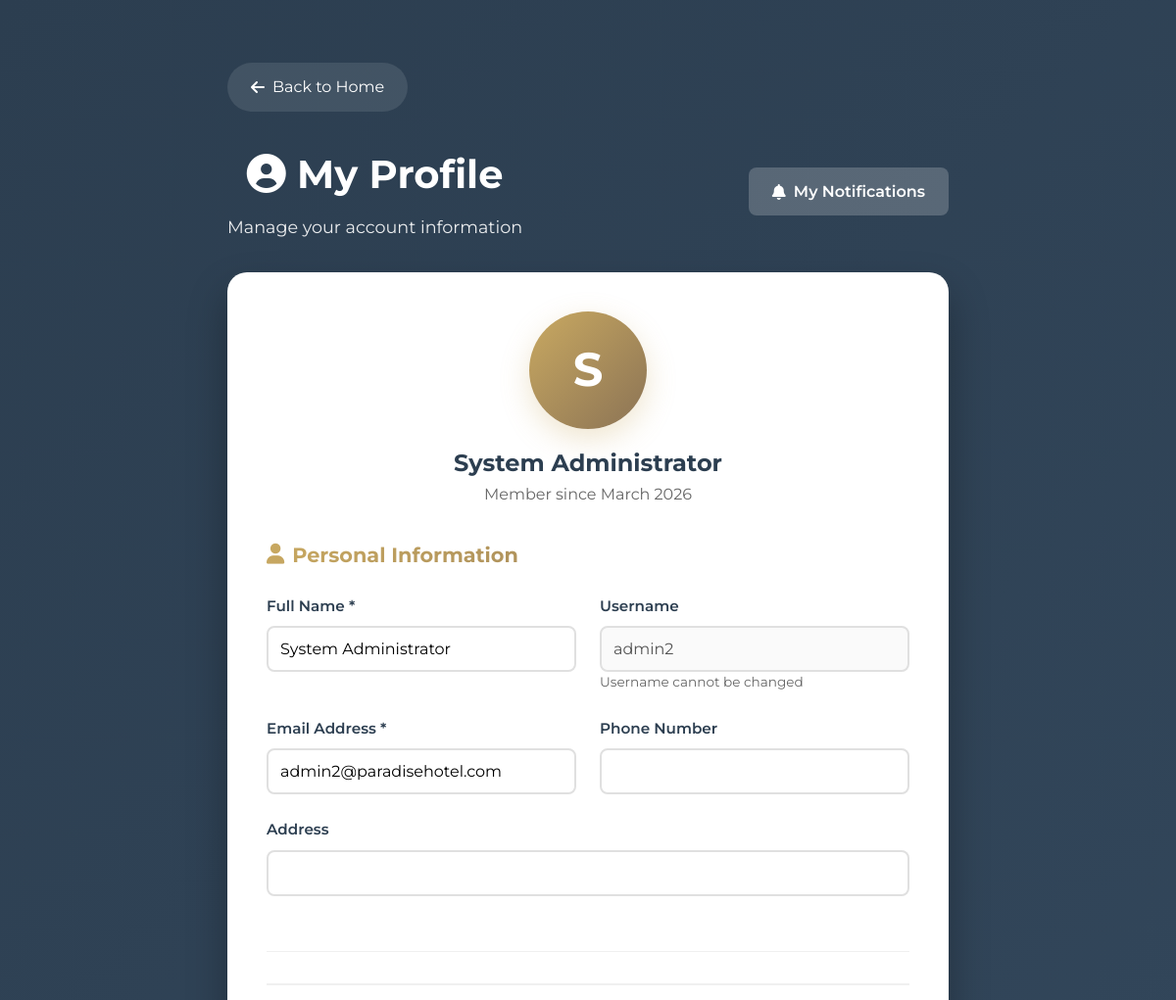
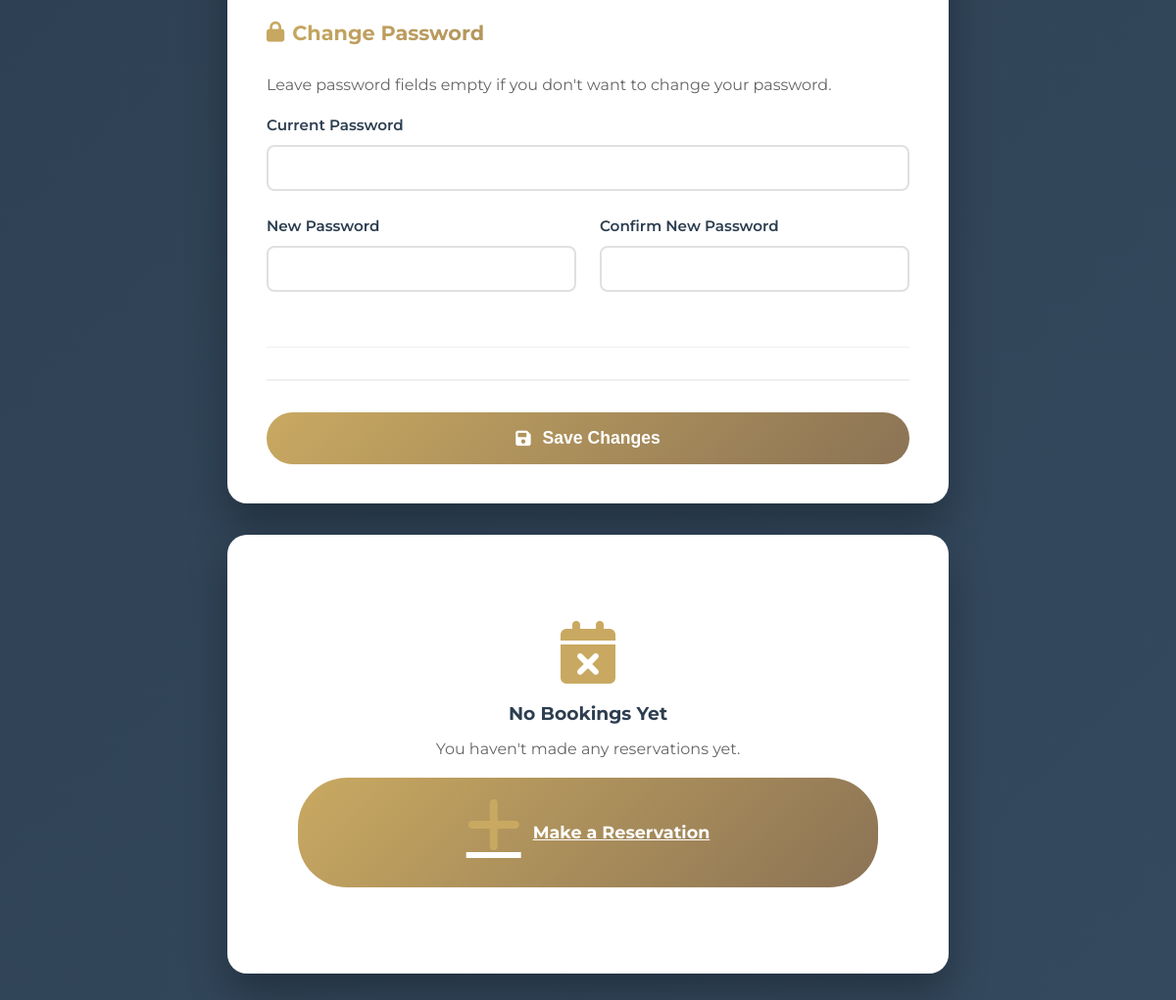
The app's page /profile.php (signed in) with its own data (2 pictures, top to bottom).
### tables this page shows
CREATE TABLE IF NOT EXISTS users (
    id INT(11) AUTO_INCREMENT PRIMARY KEY,
    username VARCHAR(50) UNIQUE NOT NULL,
    email VARCHAR(100) UNIQUE NOT NULL,
    password VARCHAR(255) NOT NULL,
    full_name VARCHAR(100) NOT NULL,
    phone VARCHAR(20),
    address TEXT,
    is_admin TINYINT(1) DEFAULT 0,
    email_verified TINYINT(1) DEFAULT 0,
    google_id VARCHAR(255),
    created_at TIMESTAMP DEFAULT CURRENT_TIMESTAMP
);

### config/auth.php (called while the page is built, shortened)
<?php
function getUserId() {
    return $_SESSION['user_id'] ?? null;
}
function getFirstName() {
    $fullName = $_SESSION['full_name'] ?? null;
    if ($fullName) {
        $nameParts = explode(' ', trim($fullName));
        return $nameParts[0];
    }
    return null;
}
?>

### profile.php (the view, shortened to what this page needs)
<?php
require_once 'config/auth.php';
$userId = getUserId();
$conn = getDBConnection();
$stmt = $conn->prepare("SELECT * FROM users WHERE id = ?");
$stmt->bind_param("i", $userId);
$stmt->execute();
$result = $stmt->get_result();
$user = $result->fetch_assoc();
$upcomingBookings = [];
$pastBookings = [];
?>
<!DOCTYPE html>
<html lang="en">
<head>
    <link rel="stylesheet" href="assets/css/main.css">
    <link rel="stylesheet" href="assets/css/booking.css">
    <link rel="stylesheet" href="https://cdnjs.cloudflare.com/ajax/libs/font-awesome/6.0.0/css/all.min.css">
</head>
<body class="profile-page">
    <div class="profile-container">
        <a href="index.php" class="back-link-profile">
            <i class="fas fa-arrow-left"></i>
            Back to Home
        </a>
        <div class="profile-header">
            <div style="display: flex; justify-content: space-between; align-items: center; width: 100%;">
                <div>
                    <h1><i class="fas fa-user-circle"></i> My Profile</h1>
                    <p>Manage your account information</p>
                </div>
                <a href="notifications.php" style="background: rgba(255,255,255,0.2); color: white; padding: 0.75rem 1.5rem; border-radius: 8px; text-decoration: none; font-weight: 600; display: flex; align-items: center; gap: 0.5rem; transition: all 0.3s ease;">
                    <i class="fas fa-bell"></i>
                    <span>My Notifications</span>
                </a>
            </div>
        </div>
        <div class="profile-card">
            <div class="profile-avatar">
                <div class="avatar-circle">
                    <?php echo strtoupper(substr(getFirstName() ?? 'U', 0, 1)); ?>
                </div>
                <h2 style="margin-top: 1rem; color: #2C3E50;"><?php echo htmlspecialchars($user['full_name']); ?></h2>
                <p style="color: #666;">Member since <?php echo date('F Y', strtotime($user['created_at'])); ?></p>
            </div>
            <form method="POST" action="">
                <div class="section-title">
                    <i class="fas fa-user"></i>
                    Personal Information
                </div>
                <div class="form-section">
                    <div class="form-row">
                        <div class="form-group">
                            <label for="full_name">Full Name *</label>
                            <input type="text" id="full_name" name="full_name" required
                                   value="<?php echo htmlspecialchars($user['full_name']); ?>">
                        </div>
                        <div class="form-group">
                            <label for="username">Username</label>
                            <input type="text" id="username" value="<?php echo htmlspecialchars($user['username']); ?>" disabled>
                            <small style="color: #666; font-size: 0.85rem;">Username cannot be changed</small>
                        </div>
                    </div>
                    <div class="form-row">
                        <div class="form-group">
                            <label for="email">Email Address *</label>
                            <input type="email" id="email" name="email" required
                                   value="<?php echo htmlspecialchars($user['email']); ?>">
                        </div>
                        <div class="form-group">
                            <label for="phone">Phone Number</label>
                            <input type="tel" id="phone" name="phone"
                                   value="<?php echo htmlspecialchars($user['phone'] ?? ''); ?>">
                        </div>
                    </div>
                    <div class="form-row">
                        <div class="form-group">
                            <label for="address">Address</label>
                            <input type="text" id="address" name="address"
                                   value="<?php echo htmlspecialchars($user['address'] ?? ''); ?>">
                        </div>
                    </div>
                </div>
                <hr class="section-divider">
                <div class="section-title">
                    <i class="fas fa-lock"></i>
                    Change Password
                </div>
                <div class="form-section">
                    <p style="color: #666; margin-bottom: 1rem;">Leave password fields empty if you don't want to change your password.</p>
                    <div class="form-row">
                        <div class="form-group">
                            <label for="current_password">Current Password</label>
                            <input type="password" id="current_password" name="current_password">
                        </div>
                    </div>
                    <div class="form-row">
                        <div class="form-group">
                            <label for="new_password">New Password</label>
                            <input type="password" id="new_password" name="new_password" minlength="6">
                        </div>
                        <div class="form-group">
                            <label for="confirm_password">Confirm New Password</label>
                            <input type="password" id="confirm_password" name="confirm_password" minlength="6">
                        </div>
                    </div>
                </div>
                <div class="form-actions">
                    <button type="submit" class="btn-submit">
                        <i class="fas fa-save"></i> Save Changes
                    </button>
                </div>
            </form>
        </div>
        <?php if (count($upcomingBookings) === 0 && count($pastBookings) === 0): ?>
        <div class="profile-card" style="margin-top: 2rem;">
            <div class="no-bookings">
                <i class="fas fa-calendar-times"></i>
                <h3>No Bookings Yet</h3>
                <p>You haven't made any reservations yet.</p>
                <a href="booking.php" class="btn-submit" style="margin-top: 1rem;">
                    <i class="fas fa-plus"></i> Make a Reservation
                </a>
            </div>
        </div>
        <?php endif; ?>
    </div>
</body>
</html>

### assets/css/main.css (style rules this page uses)
* { margin: 0; padding: 0; box-sizing: border-box; }
body { font-family: 'Montserrat', sans-serif; line-height: 1.6; color: #333; overflow-x: hidden; background: linear-gradient(135deg, #2C3E50 0%, #34495E 100%); background-attachment: fixed; min-height: 100vh; }
.section-title { font-size: 3rem; font-weight: 700; color: #2C3E50; margin-bottom: 1rem; background: linear-gradient(135deg, #C9A961 0%, #8B7355 100%); -webkit-background-clip: text; -webkit-text-fill-color: transparent; background-clip: text; }

### assets/css/booking.css (style rules this page uses)
.form-section { margin-bottom: 2rem; padding-bottom: 2rem; border-bottom: 1px solid #f0f0f0; }
.form-row { display: grid; grid-template-columns: repeat(auto-fit, minmax(250px, 1fr)); gap: 1.5rem; margin-bottom: 1.5rem; }
.form-group { display: flex; flex-direction: column; }
.form-group label { color: #2C3E50; font-weight: 600; margin-bottom: 0.5rem; font-size: 0.95rem; }
.form-group input, .form-group select, .form-group textarea { padding: 0.75rem; border: 2px solid #e0e0e0; border-radius: 8px; font-size: 1rem; font-family: inherit; transition: all 0.3s ease; }
.form-actions { margin-top: 2rem; padding-top: 2rem; border-top: 2px solid #f0f0f0; }
.btn-submit { width: 100%; background: linear-gradient(135deg, #C9A961 0%, #8B7355 100%); color: white; border: none; padding: 1rem; border-radius: 50px; font-size: 1.1rem; font-weight: 700; cursor: pointer; transition: all 0.3s ease; display: flex; align-items: center; justify-content: center; gap: 0.75rem; }

### profile.php (style rules this page uses)
.profile-page { background: linear-gradient(135deg, #2C3E50 0%, #34495E 100%); min-height: 100vh; padding: 2rem 0; }
.profile-container { max-width: 800px; margin: 0 auto; padding: 2rem; }
.profile-header { text-align: center; color: white; margin-bottom: 2rem; }
.profile-header h1 { font-size: 2.5rem; margin-bottom: 0.5rem; }
.profile-header p { font-size: 1.1rem; opacity: 0.9; }
.profile-card { background: white; border-radius: 20px; padding: 2.5rem; box-shadow: 0 20px 40px rgba(0, 0, 0, 0.3); }
.profile-avatar { text-align: center; margin-bottom: 2rem; }
.avatar-circle { width: 120px; height: 120px; border-radius: 50%; background: linear-gradient(135deg, #C9A961 0%, #8B7355 100%); display: inline-flex; align-items: center; justify-content: center; font-size: 3rem; color: white; font-weight: 700; box-shadow: 0 10px 30px rgba(201, 169, 97, 0.3); }
.section-divider { border: none; border-top: 2px solid #f0f0f0; margin: 2rem 0; }
.section-title { color: #2C3E50; font-size: 1.3rem; font-weight: 700; margin-bottom: 1.5rem; display: flex; align-items: center; gap: 0.5rem; }
.section-title i { color: #C9A961; }
.back-link-profile { display: inline-flex; align-items: center; gap: 0.5rem; color: white; text-decoration: none; padding: 0.75rem 1.5rem; background: rgba(255, 255, 255, 0.1); border-radius: 50px; transition: all 0.3s ease; margin-bottom: 2rem; }
.no-bookings { text-align: center; padding: 3rem 2rem; color: #666; }
.no-bookings i { font-size: 4rem; color: #C9A961; margin-bottom: 1rem; }
.no-bookings h3 { color: #2C3E50; margin-bottom: 0.5rem; }

### records on screen
users: full_name "System Administrator", created_at "March 2026", username "admin2", email "admin2@paradisehotel.com"

### other values on screen
substr(getFirstName() ?? 'U', 0, 1) "S"
